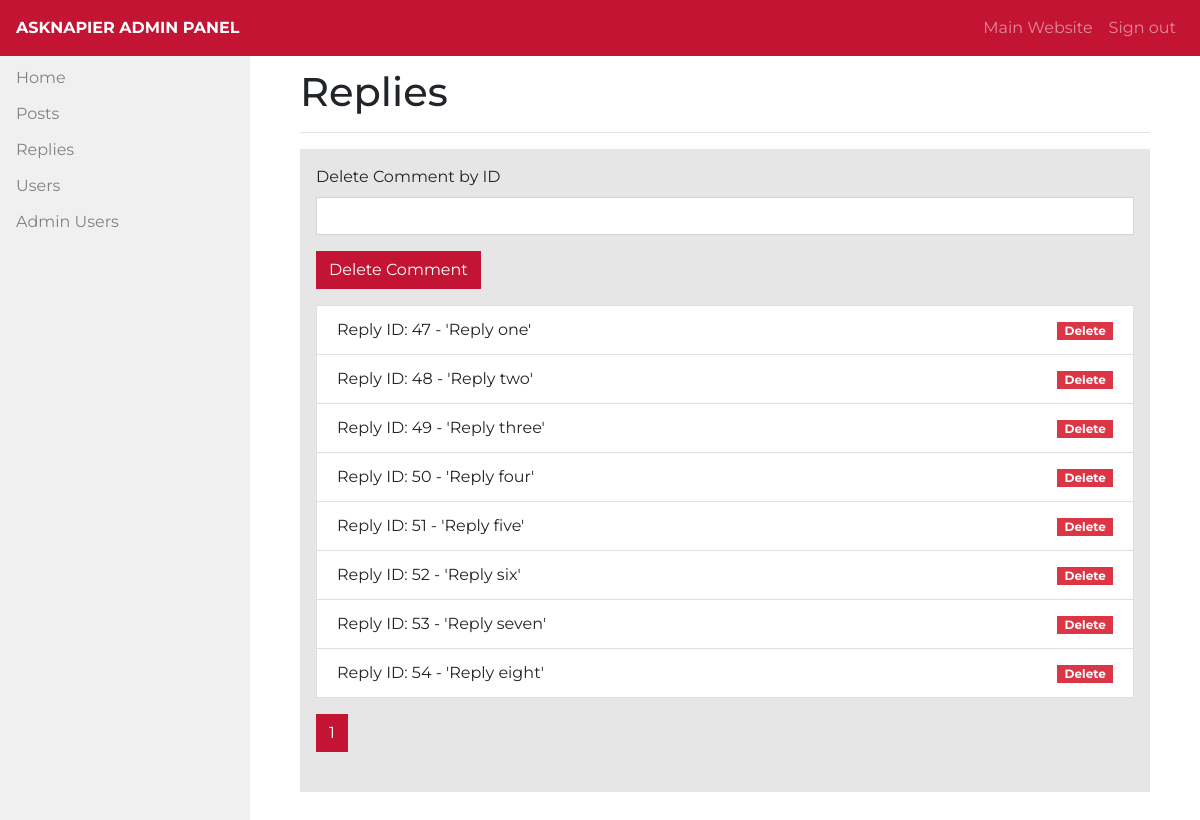
Screenshot of /admin_replies (signed in) with the database file from the repository.
### app/models.py (models this page shows)
class replies(db.Model):
    id = db.Column(db.Integer, primary_key=True)
    post_id = db.Column(db.Integer)
    content = db.Column(db.String(9999))
    time = db.Column(db.String(100))

### app/routes.py (the view, shortened to what this page needs)
@app.route('/admin_replies', methods=['GET', 'POST'])
def admin_replies():
    if 'logged' in session:
        page = request.args.get('page', 1, type=int)
        form = DeleteReplyForm()
        get_replies = replies.query.paginate(page=page, per_page=10)
        return render_template('admin_replies.html', form=form, replies=get_replies)
    else:
        flash('Please login to access this page.', 'danger')
        return redirect(url_for('admin_login'))

### app/forms.py
class DeleteReplyForm(FlaskForm):
    reply_id = StringField('Delete Comment by ID', validators=[DataRequired()])
    submit = SubmitField('Delete Comment')

### app/templates/admin_replies.html (shortened to what this page needs)
{% extends "admin-layout.html" %}
{% block content %}
<h1 class="mt-2">Replies</h1>
<hr>
<div class="form-wrap p-3">
<form class="" name="form" action="?form=form" method="post">
  <fieldset class="form-group" style="margin: 0px;">
    <div class="form-group">
      {{ form.reply_id.label(class="form-control-label") }}
      {{ form.reply_id(class="form-control form-control", style="border-radius: 0px;") }}
    </div>
  </fieldset>
  <div class="form-group">
    {{ form.submit(class="btn btn-primary") }}
  </div>
</form>
<ul class="list-group mt-3 mb-3">
  {% for replies in replies.items %}
  <li style="border-radius: 0px;" class="list-group-item d-flex justify-content-between align-items-center">
    Reply ID: {{ replies.id }} - '{{ replies.content }}' <a href="/delete_confirm_replies?reply_id={{ replies.id }}"><span style="border-radius: 0px;" class="badge badge-danger badge-pill">Delete</span></a>
  </li>
  {% else %}
  There are no posts to display.
  {% endfor %}
</ul>
{% for page_num in replies.iter_pages(left_edge=1, right_edge=1, left_current=100, right_current=100) %}
  {% if page_num %}
    {% if replies.page == page_num %}
    <a class="btn btn-primary mb-4" href="{{ url_for('admin_replies', filter=filter, page=page_num) }}">{{ page_num }}</a>
    {% else %}
    <a class="btn btn-outline-primary mb-4" href="{{ url_for('admin_replies', filter=filter, page=page_num) }}">{{ page_num }}</a>
    {% endif %}
  {% endif %}
{% endfor %}
</div>
{% endblock content %}

### app/templates/admin-layout.html (shortened to what this page needs)
<!doctype html>
<html lang="en">
  <head>
    <link rel="stylesheet" href="https://stackpath.bootstrapcdn.com/bootstrap/4.3.1/css/bootstrap.min.css">
    <link rel="stylesheet" href="{{ url_for('static', filename='css/admin-main.css') }}">
  </head>
  <body>
    <nav class="navbar fixed-top navbar-expand-lg navbar-dark" style="background-color: #c31433;">
      <a class="navbar-brand" href="#">AskNapier Admin Panel</a>
      <div class="collapse navbar-collapse" id="navbarSupportedContent">
        <ul class="navbar-nav mr-auto">
          <li class="nav-item active">
            <a class="nav-link" href="#"><span class="sr-only">(current)</span></a>
          </li>
        </ul>
        <ul class="navbar-nav my-2 my-lg-0">
          <li class="nav-item">
            <a class="nav-link" href="{{ url_for('home') }}">Main Website</a>
          </li>
          <li class="nav-item">
            <a class="nav-link" href="{{ url_for('admin_logout') }}">Sign out</a>
          </li>
        </ul>
      </div>
    </nav>
      <div class="sidenav">
        <a href="{{ url_for('admin_panel') }}">Home</a>
        <a href="{{ url_for('admin_posts') }}">Posts</a>
        <a href="{{ url_for('admin_replies') }}">Replies</a>
        <a href="{{ url_for('admin_users_list') }}">Users</a>
        <a href="{{ url_for('admin_admin_users') }}">Admin Users</a>
      </div>
      <div class="cotainer-fluid main">
        {% block content %}{% endblock %}
      </div>
    </body>
</html>

### app/static/css/admin-main.css (style rules this page uses)
body { font-family: 'Montserrat', sans-serif; }
.navbar-dark .navbar-brand { font-size: 16px; font-weight: bold; text-transform: uppercase; }
.sidenav { height: 100%; width: 250px; position: fixed; z-index: 1; top: 0; left: 0; background-color: rgba(0 ,0 ,0 , 0.06); overflow-x: hidden; padding-top: 60px; }
.sidenav a { padding: 6px 8px 6px 16px; text-decoration: none; font-size: 16px; color: #818181; display: block; }
.main { margin-left: 250px; margin-top: 35px; padding: 25px 50px 50px 50px; }
.form-wrap { background-color: #e6e6e6; }
.btn-primary { border-radius: 0px; border-color: #c31433; background-color: #c31433; }

### rows the page displays
replies: id "47", content "Reply one"
replies: id "48", content "Reply two"
replies: id "49", content "Reply three"
replies: id "50", content "Reply four"
replies: id "51", content "Reply five"
replies: id "52", content "Reply six"
replies: id "53", content "Reply seven"
replies: id "54", content "Reply eight"

### other values shown
{{ page_num }} "1"
